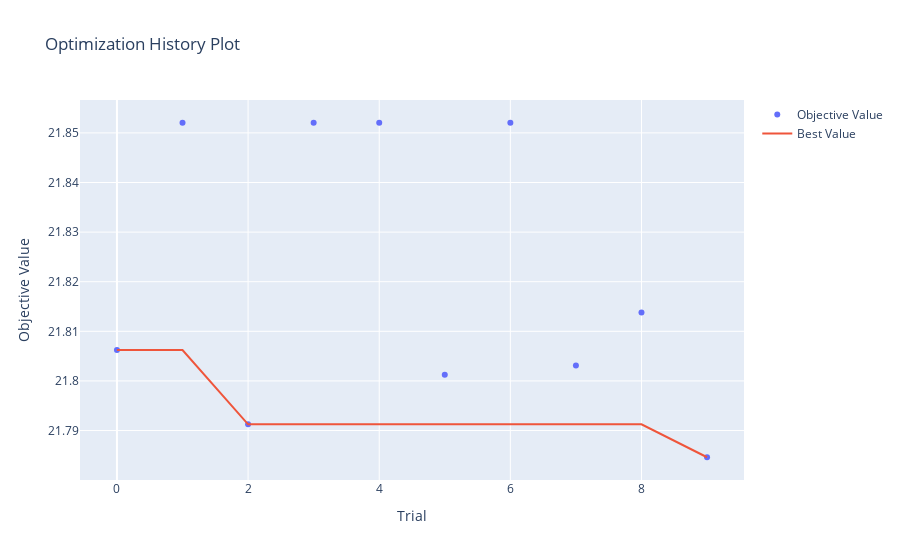

The code cell stored with this chart in its notebook:
### Code cell
optuna.visualization.plot_optimization_history(study)

### Figure 1 — Plotly figure (JSON) as saved in the notebook; plotly's stock layout.template omitted (floating-point values rounded to 4 significant figures)
{"data": [{"mode": "markers", "name": "Objective Value", "type": "scatter", "x": [0, 1, 2, 3, 4, 5, 6, 7, 8, 9], "y": [21.81, 21.85, 21.79, 21.85, 21.85, 21.8, 21.85, 21.8, 21.81, 21.78]}, {"mode": "lines", "name": "Best Value", "type": "scatter", "x": [0, 1, 2, 3, 4, 5, 6, 7, 8, 9], "y": [21.81, 21.81, 21.79, 21.79, 21.79, 21.79, 21.79, 21.79, 21.79, 21.78]}, {"marker": {"color": "#cccccc"}, "mode": "markers", "name": "Infeasible Trial", "showlegend": false, "type": "scatter", "x": [], "y": []}], "layout": {"title": {"text": "Optimization History Plot"}, "xaxis": {"title": {"text": "Trial"}}, "yaxis": {"title": {"text": "Objective Value"}}}}
